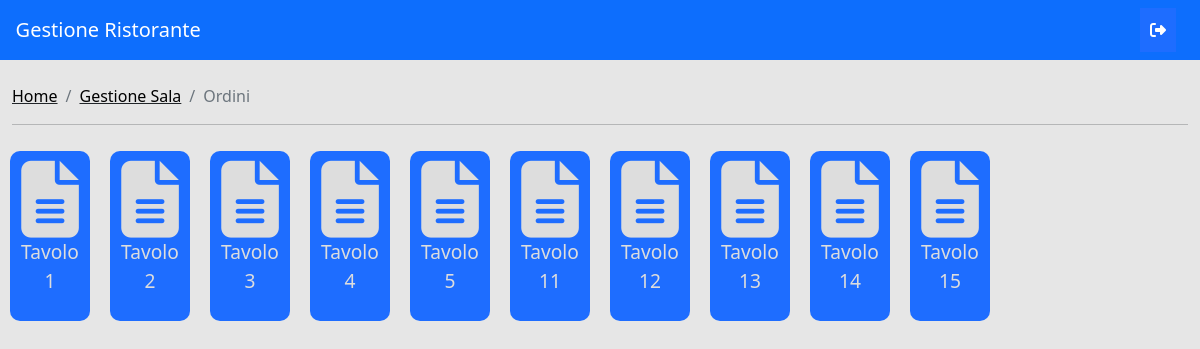
/sala/ordini (signed in), run on the app's committed database.
### gestioneSala/models.py (models this page shows, shortened)
class Tavolo(models.Model):
    nome = models.CharField(max_length=50)
    idSala = models.ForeignKey(Sala, on_delete=CASCADE)
    inGestione = models.BooleanField(default=False)
    class Meta:
        verbose_name = 'Tavolo'
        verbose_name_plural = 'Tavoli'

### gestioneSala/views.py (the view)
# urls.py: path('ordini', views.ordini, name = 'ordini'),
@login_required
def ordini(request):
    tavoliTotali = Tavolo.objects.all().order_by('idSala')
    ordini = Ordine.objects.all()
    tavoliOrdinato = []
    for ordine in ordini:
        tavoliOrdinato.append(ordine.idTavolo)
    return render(request, 'ordini/ordini.html', {'tavoli':tavoliTotali, 'ordini':ordini, 'tavoliordinato':tavoliOrdinato})

### gestioneSala/templates/ordini/ordini.html
{% extends 'navbar.html' %}
{% load static %}
{% block contentHead %}
<link rel="stylesheet" href="{% static 'css/ordini.css' %}">
{% endblock %}
{% block content %}
<div class="container-fluid">
    <nav aria-label="breadcrumb">
        <ol class="breadcrumb">
            <li class="breadcrumb-item"><a href="{% url 'home' %}">Home</a></li>
            <li class="breadcrumb-item"><a href="{% url 'gestioneSala' %}">Gestione Sala</a></li>
            <li class="breadcrumb-item active">Ordini</li>
        </ol>
    </nav>
    <hr>
  </div>
<div class="container-fluid">
    <div class="row">
        {% for tavolo in tavoli %}
        <div  class="col-sm-12 col-md-6 col-lg-1 categoria">
            <a href="{% url 'gestioneOrdine' tavolo.id %}">
                    <button type="submit" {% if tavolo in tavoliordinato %} class="contenutoCategoria ordinato" {% else %} class="contenutoCategoria" {% endif %}>
                        <i class="fas fa-file-alt fa-4x"></i>
                        <p>Tavolo {{tavolo.nome}}</p>
                    </button>
            </a>
        </div>
        {% endfor %}
    </div>
</div>
{% endblock %}

### static/css/common.css (style rules this page uses)
body { background-color: #e6e6e6; }
a, a:hover { text-decoration: none; color: black; }
.categoria { padding: 10px; }
.contenutoCategoria { border:none; padding: 10px; background-color: rgb(30,109,255); border-radius: 10px; text-align: center; font-size: larger; transition: background-color 0.5s ease-out; color: #dddddd; }
.breadcrumb-item { text-decoration: underline; }
.active { text-decoration: none; }

### static/css/ordini.css (style rules this page uses)
button { padding: 10px; }

### data on the page
Tavolo: nome "1"
Tavolo: nome "2"
Tavolo: nome "3"
Tavolo: nome "4"
Tavolo: nome "5"
Tavolo: nome "11"
Tavolo: nome "12"
Tavolo: nome "13"
Tavolo: nome "14"
Tavolo: nome "15"
